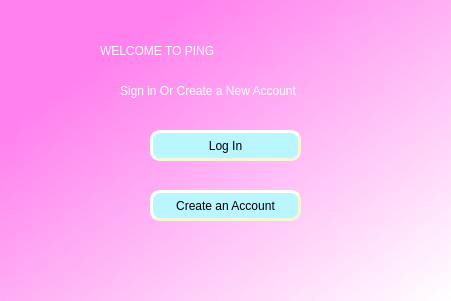
<?xml version="1.0" encoding="UTF-8"?>
<ui version="4.0">
 <class>Dialog</class>
 <widget class="QDialog" name="Dialog">
  <property name="geometry">
   <rect>
    <x>0</x>
    <y>0</y>
    <width>451</width>
    <height>301</height>
   </rect>
  </property>
  <property name="windowTitle">
   <string>Dialog</string>
  </property>
  <widget class="QWidget" name="widget" native="true">
   <property name="geometry">
    <rect>
     <x>0</x>
     <y>0</y>
     <width>451</width>
     <height>301</height>
    </rect>
   </property>
   <property name="styleSheet">
    <string notr="true">QWidget#widget{
background-color :qlineargradient(spread:pad, x1:0.19346, y1:0.233, x2:1, y2:1, stop:0 rgba(255, 128, 238, 255), stop:1 rgba(255, 255, 255, 255))
}
</string>
   </property>
   <widget class="QLabel" name="label">
    <property name="geometry">
     <rect>
      <x>100</x>
      <y>30</y>
      <width>271</width>
      <height>41</height>
     </rect>
    </property>
    <property name="styleSheet">
     <string notr="true">
font: 75 20pt &quot;MS Serif&quot;;
color: white;</string>
    </property>
    <property name="text">
     <string>WELCOME TO PING</string>
    </property>
   </widget>
   <widget class="QLabel" name="label_2">
    <property name="geometry">
     <rect>
      <x>120</x>
      <y>80</y>
      <width>221</width>
      <height>21</height>
     </rect>
    </property>
    <property name="styleSheet">
     <string notr="true">font: 63 9pt &quot;Lucida Sans Typewriter&quot;;
color: white;</string>
    </property>
    <property name="text">
     <string>Sign in Or Create a New Account</string>
    </property>
   </widget>
   <widget class="QPushButton" name="login">
    <property name="geometry">
     <rect>
      <x>150</x>
      <y>130</y>
      <width>151</width>
      <height>31</height>
     </rect>
    </property>
    <property name="styleSheet">
     <string notr="true">border-style: outset;
border-width: 3px;
font:  8pt &quot;Arial Black&quot;;
border-radius: 10px;
border-color: beige;
background-color: rgb(185, 246, 255);
</string>
    </property>
    <property name="text">
     <string>Log In</string>
    </property>
   </widget>
   <widget class="QPushButton" name="create_acc">
    <property name="geometry">
     <rect>
      <x>150</x>
      <y>190</y>
      <width>151</width>
      <height>31</height>
     </rect>
    </property>
    <property name="styleSheet">
     <string notr="true">border-style: outset;
border-width: 3px;
font:  8pt &quot;Arial Black&quot;;
border-radius: 10px;
border-color: beige;
background-color: rgb(185, 246, 255);
</string>
    </property>
    <property name="text">
     <string>Create an Account</string>
    </property>
   </widget>
  </widget>
 </widget>
 <resources/>
 <connections/>
</ui>
